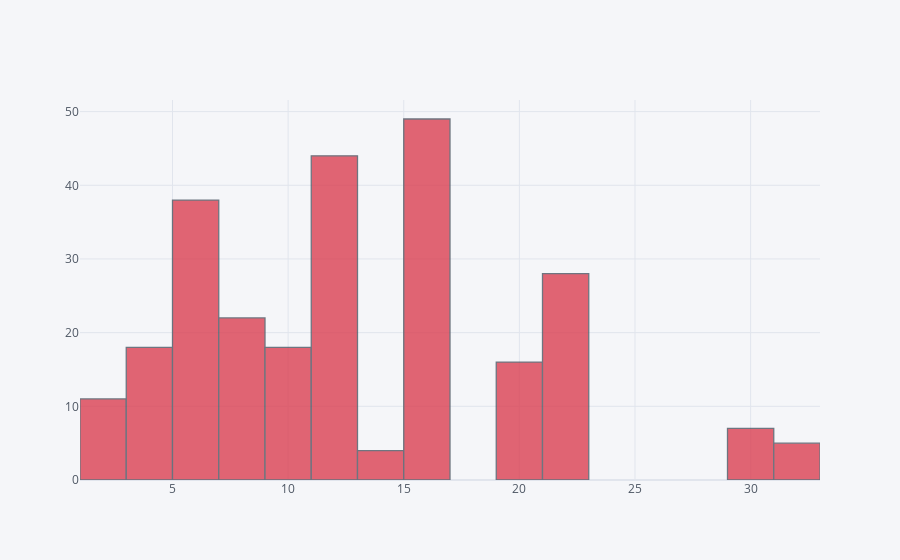

Notebook source saved alongside this figure:
### Code cell
dfa['Serve_size_num'].iplot(kind='hist',color='red',)

### Figure 1 — Plotly figure (JSON) as saved in the notebook; plotly's stock layout.template omitted (floating-point values rounded to 4 significant figures; data arrays with more than 128 entries replaced by an {"elided": "..."} marker saying what was removed)
{"data": [{"histfunc": "count", "histnorm": "", "marker": {"color": "rgba(219, 64, 82, 1.0)", "line": {"color": "#4D5663", "width": 1.3}}, "name": "Serve_size_num", "opacity": 0.8, "orientation": "v", "type": "histogram", "x": {"elided": "260 float values"}}], "layout": {"autosize": true, "barmode": "overlay", "legend": {"bgcolor": "#F5F6F9", "font": {"color": "#4D5663"}}, "paper_bgcolor": "#F5F6F9", "plot_bgcolor": "#F5F6F9", "title": {"font": {"color": "#4D5663"}}, "xaxis": {"autorange": true, "gridcolor": "#E1E5ED", "range": [1, 33], "showgrid": true, "tickfont": {"color": "#4D5663"}, "title": {"font": {"color": "#4D5663"}, "text": ""}, "type": "linear", "zerolinecolor": "#E1E5ED"}, "yaxis": {"autorange": true, "gridcolor": "#E1E5ED", "range": [0, 51.58], "showgrid": true, "tickfont": {"color": "#4D5663"}, "title": {"font": {"color": "#4D5663"}, "text": ""}, "zerolinecolor": "#E1E5ED"}}}
